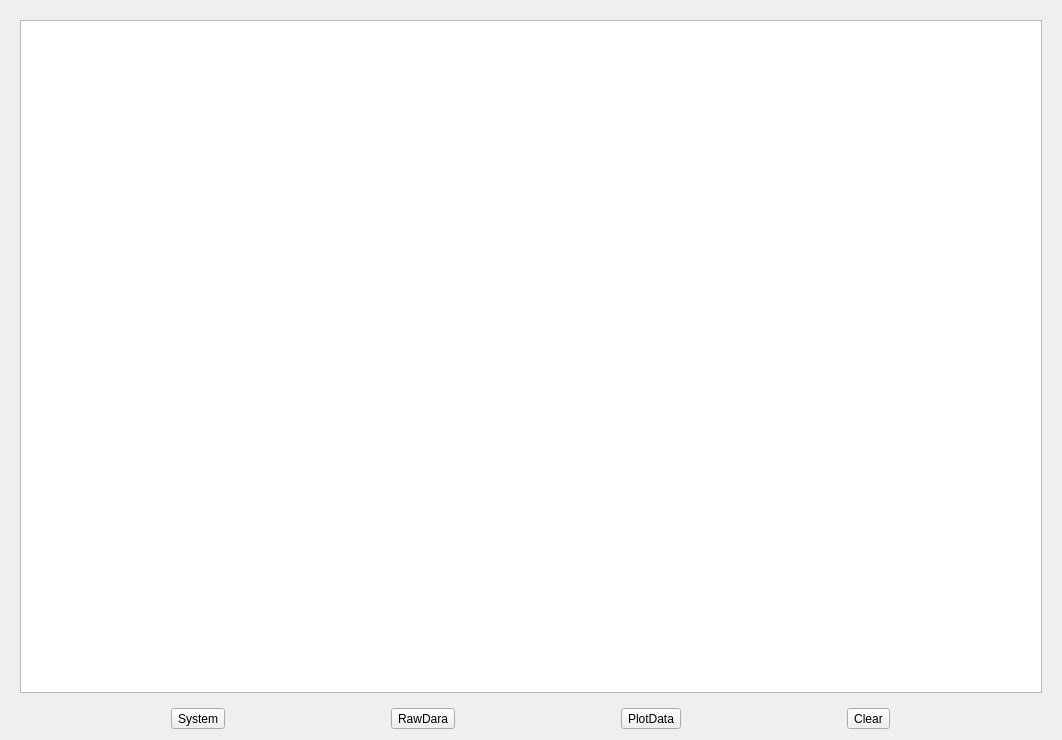
<?xml version="1.0" encoding="UTF-8"?>
<ui version="4.0">
 <class>Widget</class>
 <widget class="QWidget" name="Widget">
  <property name="geometry">
   <rect>
    <x>0</x>
    <y>0</y>
    <width>1062</width>
    <height>740</height>
   </rect>
  </property>
  <property name="windowTitle">
   <string>Widget</string>
  </property>
  <layout class="QVBoxLayout" name="verticalLayout_2">
   <item>
    <widget class="QStackedWidget" name="stackedWidget">
     <property name="currentIndex">
      <number>0</number>
     </property>
     <widget class="QWidget" name="page">
      <layout class="QVBoxLayout" name="verticalLayout">
       <item>
        <widget class="QPlainTextEdit" name="plainTextEdit_log">
         <property name="readOnly">
          <bool>true</bool>
         </property>
        </widget>
       </item>
      </layout>
     </widget>
     <widget class="QWidget" name="page_2">
      <layout class="QVBoxLayout" name="verticalLayout_3">
       <item>
        <widget class="QCustomPlot" name="plot2" native="true">
         <property name="sizePolicy">
          <sizepolicy hsizetype="Expanding" vsizetype="Expanding">
           <horstretch>0</horstretch>
           <verstretch>0</verstretch>
          </sizepolicy>
         </property>
        </widget>
       </item>
      </layout>
     </widget>
    </widget>
   </item>
   <item>
    <layout class="QHBoxLayout" name="horizontalLayout">
     <item>
      <widget class="QToolButton" name="toolButton_server_stat">
       <property name="text">
        <string>System</string>
       </property>
      </widget>
     </item>
     <item>
      <widget class="QToolButton" name="toolButton_src_data">
       <property name="text">
        <string>RawDara</string>
       </property>
      </widget>
     </item>
     <item>
      <widget class="QToolButton" name="toolButton_image_data">
       <property name="text">
        <string>PlotData</string>
       </property>
      </widget>
     </item>
     <item>
      <widget class="QToolButton" name="toolButton_clear">
       <property name="text">
        <string>Clear</string>
       </property>
      </widget>
     </item>
    </layout>
   </item>
  </layout>
 </widget>
 <customwidgets>
  <customwidget>
   <class>QCustomPlot</class>
   <extends>QWidget</extends>
   <header location="global">qcustomplot.h</header>
   <container>1</container>
  </customwidget>
 </customwidgets>
 <resources/>
 <connections/>
</ui>
